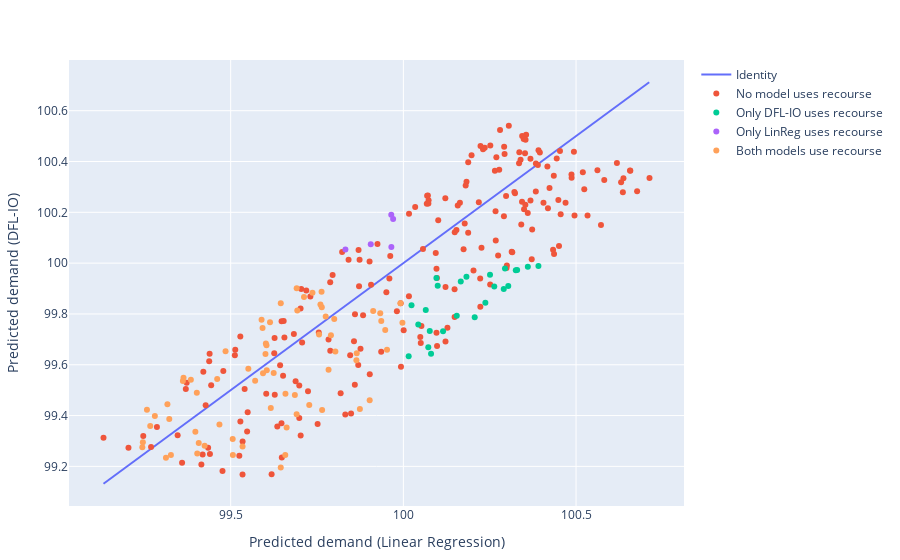

The notebook cell saved with this chart:
### Code cell
plot_prediction_comparison(pred_compared, 1000, "close")
